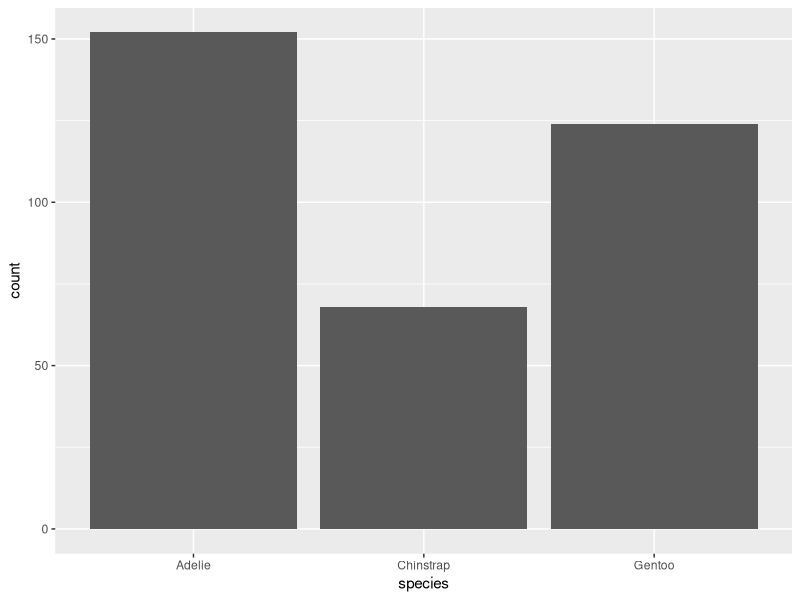
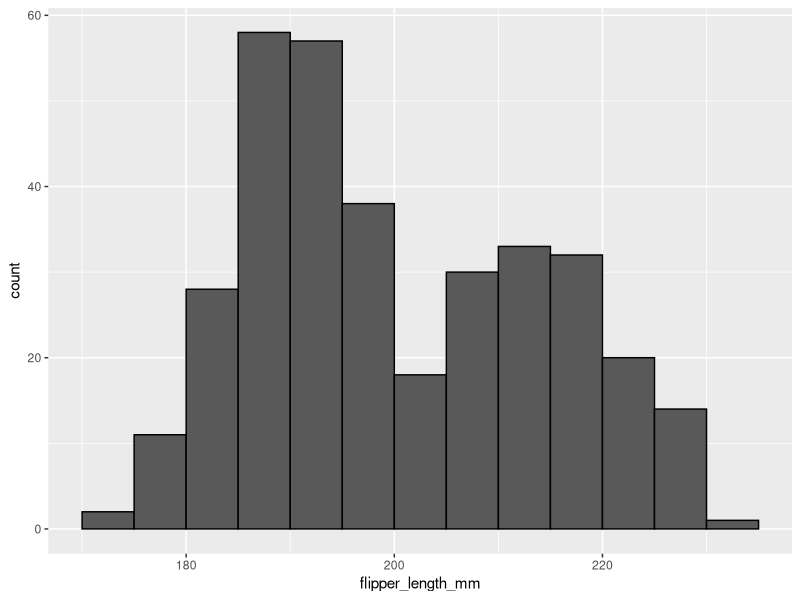
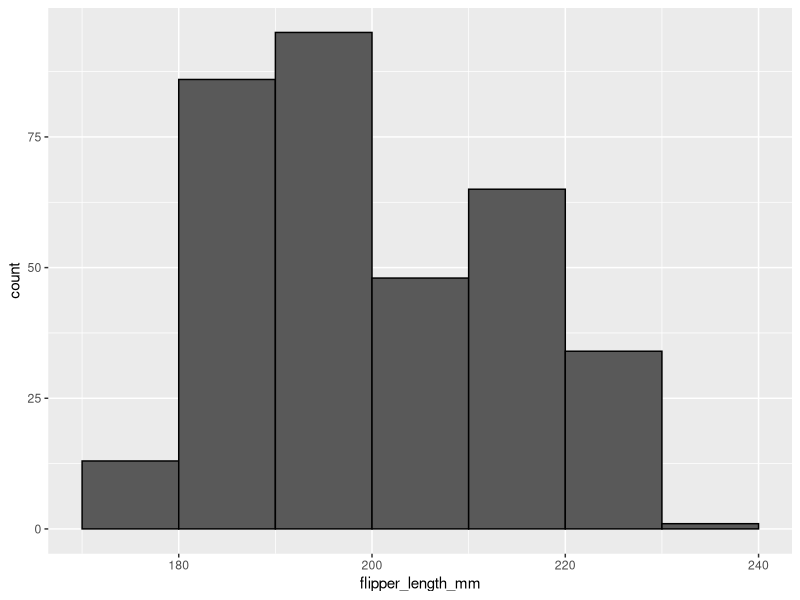
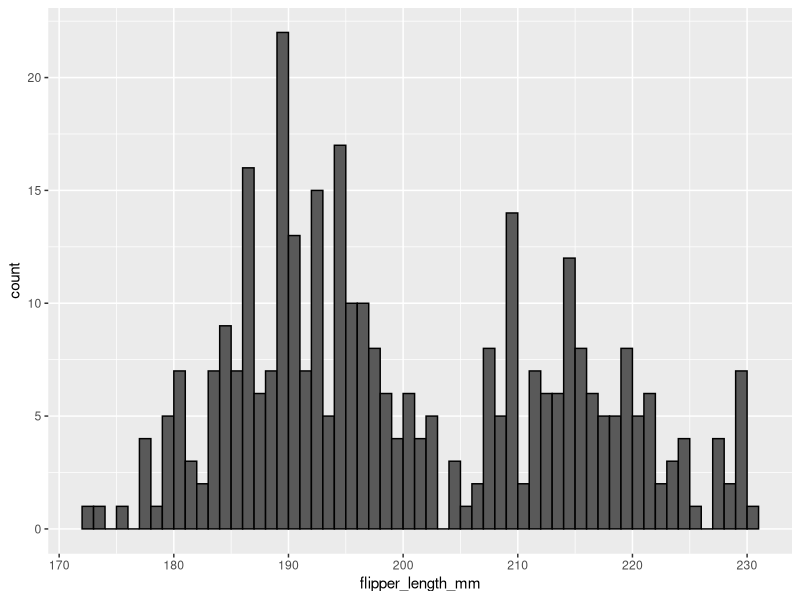
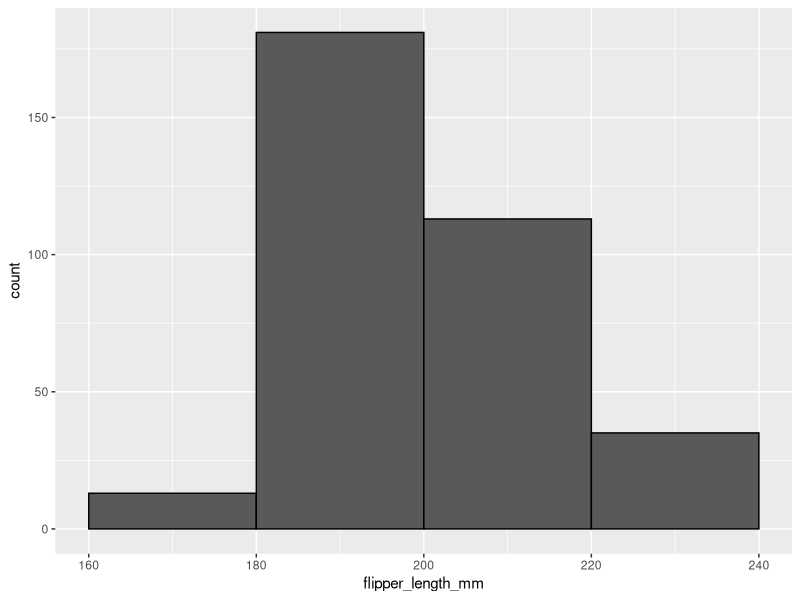
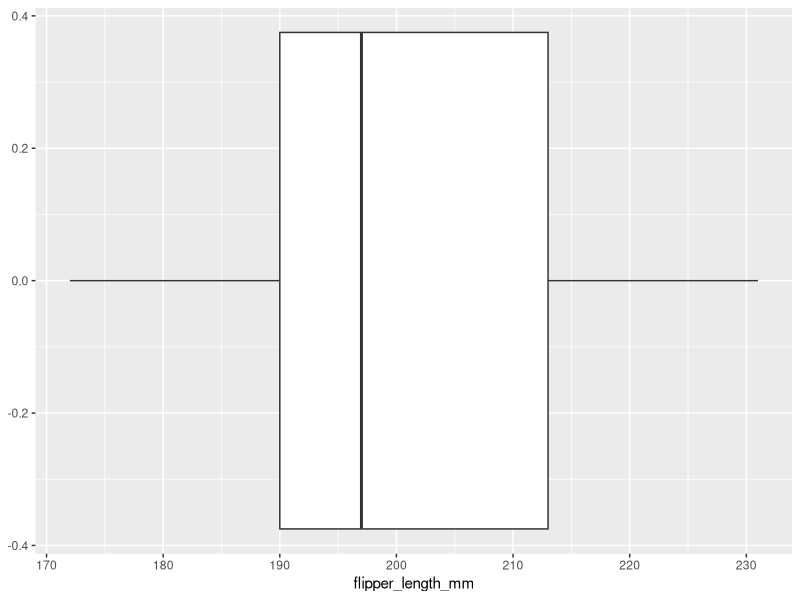
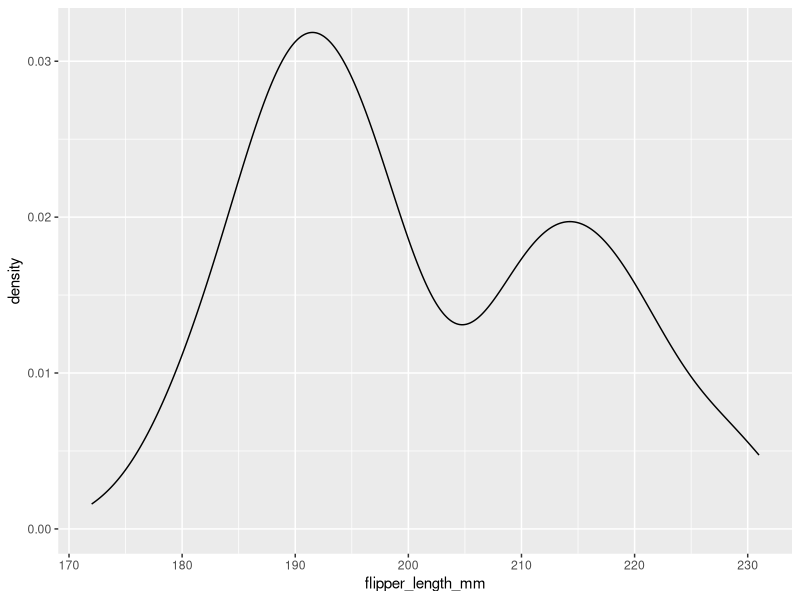
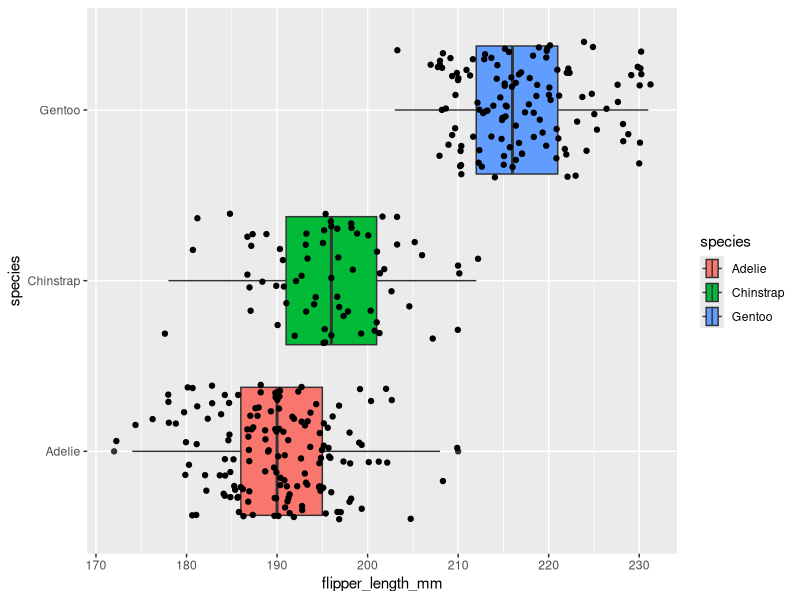

Write R code to recreate these figures, in order.
## ---- chunk 1
# Ignore this for now
knitr::opts_chunk$set(echo = TRUE)
## ---- chunk 2
# Hashtags are used before text comments to explain what the code is for 

# To submit code, put your cursor *anywhere on the line* and do one of the following:
# - hit ctrl+enter for PC or cmd+enter for Mac users
# - click on the play button on the top right of this code chunk
# - click "Run" on the top right of this pane 
print("Welcome to R!")
## ---- chunk 3
6*2 # 6 times 2
6/2 # 6 divided by 2
6^2 # 6 squared

##### Try it! #####
# Multiply 6 by all previous whole numbers (this is called the factorial of 6)
6*5*4*3*2*1
## ---- chunk 4
# Base R comes with many built-in functions:
factorial(6)

##### Try it! #####
# What should we expect for log(100)? What does R give us?
log(100)
## ---- chunk 5
# Let's create some objects 
species <- "Adelie"
flipper_length_mm <- 180
is_male <- TRUE

# What type of object is each one?
class(species)
class(flipper_length_mm)
class(is_male)
## ---- chunk 6
# Now store multiple values in these objects using a vector with c()
species <- c("Adelie", "Chinstrap", "Gentoo", "Adelie")
flipper_length_mm <- c(180, 195, 210, 175)
is_male <- c(TRUE, FALSE, TRUE, FALSE)

# Summary operations on numeric vectors
sum(flipper_length_mm)
length(flipper_length_mm)

##### Try it! #####
# What is the mean flipper length?
mean(flipper_length_mm)
## ---- chunk 7
# Build a small data frame from scratch
penguin_data <- data.frame(
  species = c("Adelie", "Chinstrap", "Gentoo", "Adelie"),
  flipper_length_mm = c(180, 195, 210, 175),
  is_male = c(TRUE, FALSE, TRUE, FALSE))

# Take a look at the whole data
penguin_data

# Rows = individual penguins, Columns = variables measured
str(penguin_data)

# Access one variable at a time
penguin_data$flipper_length_mm

##### Try it! #####
# Calculate the mean flipper length in this dataframe

## ---- chunk 8
# Load the package
library(tidyverse)
## ---- chunk 9
# Load the package
library(palmerpenguins)

# Save a copy of the dataset in your environment as a dataframe
my_penguins <- as.data.frame(penguins)
## ---- chunk 10
# Check the structure of the dataset
str(my_penguins)
## ---- chunk 11
my_penguins |>
  # Make a plot
  ggplot() +
  # Use geom_bar and define mapping aesthetics
  geom_bar(aes(x = species))
## ---- chunk 12
my_penguins |>
  # Report counts for each group
  count(species) |>
  # Calculate proportions
  mutate(proportion = n/sum(n))
## ---- chunk 13
my_penguins |>
  # Make a plot
  ggplot() +
  # Use geom_histogram and define mapping aesthetics
  geom_histogram(aes(x = flipper_length_mm), 
                 # Set bin width and center 
                 binwidth = 5, center = 2.5, color = "black")
## ---- chunk 14
# Type any code here
my_penguins |>
  # Make a plot
  ggplot() +
  # Use geom_histogram and define mapping aesthetics
  geom_histogram(aes(x = flipper_length_mm), 
                 # Set bin width and center 
                 binwidth = 10, center = 5, color = "black")

my_penguins |>
  # Make a plot
  ggplot() +
  # Use geom_histogram and define mapping aesthetics
  geom_histogram(aes(x = flipper_length_mm), 
                 # Set bin width and center 
                 binwidth = 1, center = 0.5, color = "black")

my_penguins |>
  # Make a plot
  ggplot() +
  # Use geom_histogram and define mapping aesthetics
  geom_histogram(aes(x = flipper_length_mm), 
                 # Set bin width and center 
                 binwidth = 20, center = 10, color = "black")
## ---- chunk 15
my_penguins |>
  # Summary statistics
  summarize(
    mean = mean(flipper_length_mm, na.rm = TRUE),
    median = median(flipper_length_mm, na.rm = TRUE),
    sd = sd(flipper_length_mm, na.rm = TRUE),
    IQR = IQR(flipper_length_mm, na.rm = TRUE),
    min_mass = min(flipper_length_mm, na.rm = TRUE),
    max_mass = max(flipper_length_mm, na.rm = TRUE))
## ---- chunk 16
my_penguins |>
  # Make a plot
  ggplot() +
  # Use geom_boxplot and define mapping aesthetics
  geom_boxplot(aes(x = flipper_length_mm))
## ---- chunk 17
my_penguins |>
  # Make a plot
  ggplot() +
  # Use geom_density and define mapping aesthetics
  geom_density(aes(x = flipper_length_mm)) 
## ---- chunk 18
my_penguins |>
  # Make a plot
  ggplot() +
  # Use geom_boxplot and define mapping aesthetics: x = predictor, y = outcome
  geom_boxplot(aes(x = flipper_length_mm, y = species, fill = species)) +
  # Add the data
  geom_jitter(aes(x = flipper_length_mm, y = species))
## ---- chunk 19
my_penguins |>
  # Make a plot
  ggplot() +
  # Use geom_histogram and define mapping aesthetics, x = response
  geom_histogram(aes(x = flipper_length_mm, fill = species), 
                 # Set bin width and center 
                 binwidth = 5, center = 2.5, color = "black") +
  # Facet per category 
  facet_wrap(~species, ncol = 1)
## ---- chunk 20
my_penguins |>
  # Split the data in groups 
  group_by(species) |>
  # Summary statistics
  summarize(
    mean = mean(flipper_length_mm),
    median = median(flipper_length_mm, na.rm = TRUE),
    sd = sd(flipper_length_mm, na.rm = TRUE),
    IQR = IQR(flipper_length_mm, na.rm = TRUE),
    min_mass = min(flipper_length_mm, na.rm = TRUE),
    max_mass = max(flipper_length_mm, na.rm = TRUE))
## ---- chunk 21
my_penguins |>
  # Make a plot
  ggplot() +
  # Use geom_point and define mapping aesthetics: x = explanatory, y = response
  geom_point(aes(x = bill_length_mm, y = flipper_length_mm)) 
## ---- chunk 22
my_penguins |>
  # Summary statistics
  summarize(correlation = cor(bill_length_mm, flipper_length_mm, use = "pairwise.complete.obs"))
## ---- chunk 23
my_penguins |>
  # Make a plot
  ggplot() +
  # Use geom_bar and define mapping aesthetics with fill
  geom_bar(aes(x = species, fill = sex), position = "fill") 
## ---- chunk 24
# Type any code here
my_penguins |>
  # Make a plot
  ggplot() +
  # Use geom_bar and define mapping aesthetics with fill
  geom_bar(aes(x = sex, fill = species), position = "fill") +
  # Adjust label on y-axis
  labs(y = "Proportion of species")
## ---- chunk 25
my_penguins |>
  # Report counts for each pair of groups
  count(species, sex) |>
  pivot_wider(names_from = sex, values_from = n, values_fill = 0)
## ---- chunk 26
my_penguins |>
  # Report counts for each pair of groups
  count(species, sex) |>
  # Split by one group
  group_by(species) |>
  # Calculate proportions
  mutate(prop = n / sum(n)) |>
  # Reshape results
  select(-n) |>
  pivot_wider(names_from = sex, values_from = prop, values_fill = 0)

my_penguins |>
  # Report counts for each pair of groups
  count(species, sex) |>
  # Split by one group
  group_by(sex) |>
  # Calculate proportions
  mutate(prop = n / sum(n)) |>
  # Reshape results
  select(-n) |>
  pivot_wider(names_from = species, values_from = prop, values_fill = 0)
## ---- chunk 27
my_penguins |>
  # Make a plot
  ggplot() +
  # Use geom_point and define mapping aesthetics: x = explanatory, y = response
  geom_point(aes(x = bill_length_mm, y = flipper_length_mm, color = species)) +
  # Adding labels
  labs(title = "Relationship between Bill Length and Flipper Length by Penguin Species",
       subtitle = "n = 342",
       x = "Bill length (mm)",
       y = "Flipper length (mm)",
       caption = "Palmer Station Antarctica LTER and K. Gorman. 2020.") 
## ---- chunk 28
# Type any code here
my_penguins |>
  # Make a plot
  ggplot() +
  # Use geom_boxplot and define mapping aesthetics: x = predictor, y = outcome
  geom_boxplot(aes(x = sex, y = body_mass_g, fill = sex)) +
  # Add the data
  geom_jitter(aes(x = sex, y = body_mass_g))
## ---- chunk 29
# Save a new version of this dataset, removing missing values
penguins_clean <- my_penguins |>
  # Filter missing values
  filter(!is.na(sex), !is.na(body_mass_g))
## ---- chunk 30
penguins_clean |>
  # For each group
  group_by(sex) |>
  # Summarize data with the mean
  summarize(mean_mass = mean(body_mass_g)) |>
  # Find the difference between means
  summarize(diff = diff(mean_mass)) |>
  # Only keep this value
  pull(diff)
## ---- chunk 31
penguins_clean |>
  # Shuffle sex
  mutate(shuffled_sex = sample(sex)) |>
  # Focus on variables of interest
  select(body_mass_g, sex, shuffled_sex) |>
  # Only look at first 10 rows
  head(10)
## ---- chunk 32
penguins_clean |>
  # Shuffle sex
  mutate(shuffled_sex = sample(sex)) |>
  # For each group
  group_by(shuffled_sex) |>
  # Summarize data with the mean
  summarize(mean_mass = mean(body_mass_g)) |>
  # Find the difference between means
  summarize(diff = diff(mean_mass)) |>
  # Only keep this value
  pull(diff)
## ---- chunk 33
# For reproducibility
set.seed(3)

# Create a dataframe with 1,000 differences
repeated_diffs <- data.frame(
  # Repeat process 1,000 times
  diff = replicate(1000, {
    penguins_clean |>
    # Shuffle sex
    mutate(shuffled_sex = sample(sex)) |>
    # For each group
    group_by(shuffled_sex) |>
    # Summarize data with the mean
    summarize(mean_mass = mean(body_mass_g)) |>
    # Find the difference between means
    summarize(diff = diff(mean_mass)) |>
    # Only keep this value
    pull(diff)
}))
## ---- chunk 34
repeated_diffs |>
  # Make a plot
  ggplot() +
  # Histogram with differences
  geom_histogram(aes(x = diff), binwidth = 20, center = 10, color = "black") +
  # Labels
  labs(title = "Difference in Mean Body Mass by Shuffled Sex",
       x = "Difference in Means (g)", y = "Frequency")
## ---- chunk 35
# Histogram with observed value
repeated_diffs |>
  # Make a plot
  ggplot() +
  # Histogram with differences
  geom_histogram(aes(x = diff), binwidth = 20, center = 10, color = "black") +
  # Represent the observed difference
  geom_vline(xintercept = 683.4118, color = "red", linetype = "dashed") +
  # Labels
  labs(title = "Difference in Mean Body Mass by Shuffled Sex",
       x = "Difference in Means (g)", y = "Frequency")
## ---- chunk 36
# Estimate p-value
mean(abs(repeated_diffs$diff) >= 683.4118)
